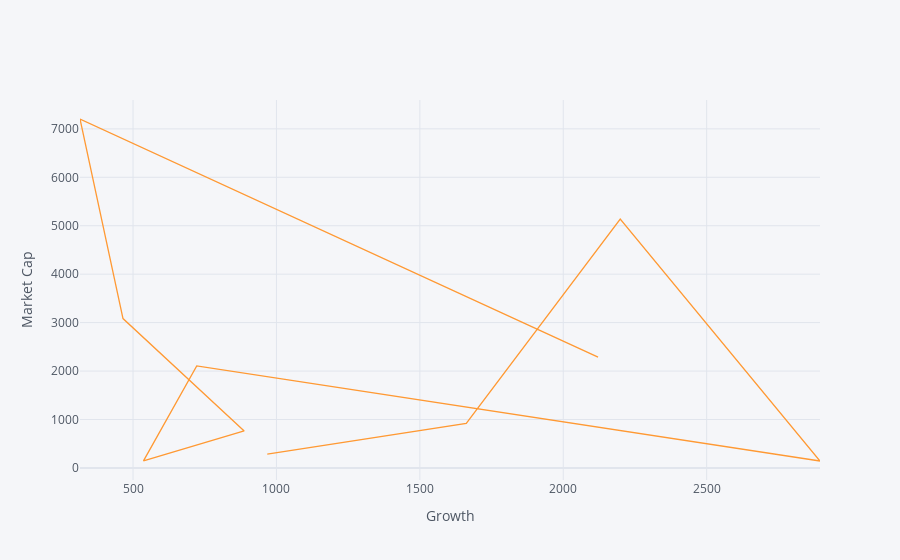

The code cell stored with this chart in its notebook:
### Code cell
df5.iplot(x=(['Good']),y='Market Cap',xTitle='Growth',yTitle='Market Cap')

### Figure 1 — Plotly figure (JSON) as saved in the notebook; plotly's stock layout.template omitted (floating-point values rounded to 4 significant figures)
{"data": [{"line": {"color": "rgba(255, 153, 51, 1.0)", "dash": "solid", "shape": "linear", "width": 1.3}, "mode": "lines", "name": "Market Cap", "text": "", "type": "scatter", "x": [2121.0, 315.0, 465.0, 887.5, 536.4, 722.0, 2895.0, 2199.0, 1662.0, 968.0], "y": [2286.0, 7204.0, 3084.0, 763.8, 146.4, 2107.0, 142.6, 5137.0, 917.3, 286.6]}], "layout": {"legend": {"bgcolor": "#F5F6F9", "font": {"color": "#4D5663"}}, "paper_bgcolor": "#F5F6F9", "plot_bgcolor": "#F5F6F9", "title": {"font": {"color": "#4D5663"}}, "xaxis": {"gridcolor": "#E1E5ED", "showgrid": true, "tickfont": {"color": "#4D5663"}, "title": {"font": {"color": "#4D5663"}, "text": "Growth"}, "zerolinecolor": "#E1E5ED"}, "yaxis": {"gridcolor": "#E1E5ED", "showgrid": true, "tickfont": {"color": "#4D5663"}, "title": {"font": {"color": "#4D5663"}, "text": "Market Cap"}, "zerolinecolor": "#E1E5ED"}}}
